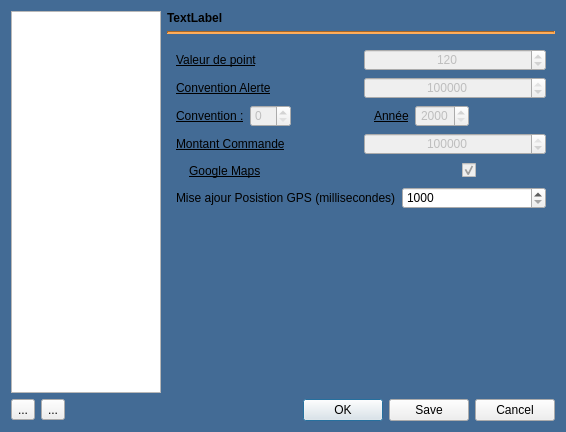
<?xml version="1.0" encoding="UTF-8"?>
<ui version="4.0">
 <class>configDialog</class>
 <widget class="QDialog" name="configDialog">
  <property name="geometry">
   <rect>
    <x>0</x>
    <y>0</y>
    <width>566</width>
    <height>432</height>
   </rect>
  </property>
  <property name="windowTitle">
   <string>Dialog</string>
  </property>
  <property name="styleSheet">
   <string notr="true">QDialog{background-color: rgb(67, 107, 149);}</string>
  </property>
  <layout class="QVBoxLayout" name="verticalLayout">
   <item>
    <layout class="QHBoxLayout" name="horizontalLayout">
     <item>
      <widget class="QListView" name="listView">
       <property name="sizePolicy">
        <sizepolicy hsizetype="Fixed" vsizetype="Expanding">
         <horstretch>0</horstretch>
         <verstretch>0</verstretch>
        </sizepolicy>
       </property>
       <property name="maximumSize">
        <size>
         <width>150</width>
         <height>16777215</height>
        </size>
       </property>
       <property name="editTriggers">
        <set>QAbstractItemView::NoEditTriggers</set>
       </property>
      </widget>
     </item>
     <item>
      <layout class="QVBoxLayout" name="verticalLayout_3">
       <item>
        <widget class="QLabel" name="label">
         <property name="sizePolicy">
          <sizepolicy hsizetype="Preferred" vsizetype="Fixed">
           <horstretch>0</horstretch>
           <verstretch>0</verstretch>
          </sizepolicy>
         </property>
         <property name="font">
          <font>
           <weight>75</weight>
           <bold>true</bold>
          </font>
         </property>
         <property name="text">
          <string>TextLabel</string>
         </property>
        </widget>
       </item>
       <item>
        <widget class="Line" name="line">
         <property name="styleSheet">
          <string notr="true">QWidget#line{
    background-color: rgb(255, 153, 51);
}</string>
         </property>
         <property name="frameShadow">
          <enum>QFrame::Sunken</enum>
         </property>
         <property name="lineWidth">
          <number>2</number>
         </property>
         <property name="orientation">
          <enum>Qt::Horizontal</enum>
         </property>
        </widget>
       </item>
       <item>
        <widget class="QStackedWidget" name="stackedWidget">
         <property name="styleSheet">
          <string notr="true">QStackedWidget{background-color: rgb(67, 107, 149);}</string>
         </property>
         <property name="currentIndex">
          <number>1</number>
         </property>
         <widget class="QWidget" name="General">
          <layout class="QVBoxLayout" name="verticalLayout_2">
           <item>
            <widget class="QLabel" name="label_10">
             <property name="text">
              <string>Travail de nuit</string>
             </property>
            </widget>
           </item>
           <item>
            <layout class="QHBoxLayout" name="horizontalLayout_9">
             <item>
              <spacer name="horizontalSpacer_4">
               <property name="orientation">
                <enum>Qt::Horizontal</enum>
               </property>
               <property name="sizeHint" stdset="0">
                <size>
                 <width>40</width>
                 <height>20</height>
                </size>
               </property>
              </spacer>
             </item>
             <item>
              <widget class="QLabel" name="label_12">
               <property name="text">
                <string>Début :</string>
               </property>
               <property name="alignment">
                <set>Qt::AlignRight|Qt::AlignTrailing|Qt::AlignVCenter</set>
               </property>
              </widget>
             </item>
             <item>
              <widget class="QTimeEdit" name="timeEdit_2">
               <property name="enabled">
                <bool>false</bool>
               </property>
               <property name="alignment">
                <set>Qt::AlignCenter</set>
               </property>
               <property name="buttonSymbols">
                <enum>QAbstractSpinBox::PlusMinus</enum>
               </property>
               <property name="accelerated">
                <bool>true</bool>
               </property>
               <property name="displayFormat">
                <string>h:mm</string>
               </property>
              </widget>
             </item>
             <item>
              <widget class="QLabel" name="label_11">
               <property name="text">
                <string>Fin :</string>
               </property>
               <property name="alignment">
                <set>Qt::AlignRight|Qt::AlignTrailing|Qt::AlignVCenter</set>
               </property>
              </widget>
             </item>
             <item>
              <widget class="QTimeEdit" name="timeEdit">
               <property name="enabled">
                <bool>false</bool>
               </property>
               <property name="alignment">
                <set>Qt::AlignCenter</set>
               </property>
               <property name="buttonSymbols">
                <enum>QAbstractSpinBox::PlusMinus</enum>
               </property>
               <property name="accelerated">
                <bool>true</bool>
               </property>
               <property name="displayFormat">
                <string>h:mm</string>
               </property>
              </widget>
             </item>
             <item>
              <spacer name="horizontalSpacer_3">
               <property name="orientation">
                <enum>Qt::Horizontal</enum>
               </property>
               <property name="sizeHint" stdset="0">
                <size>
                 <width>40</width>
                 <height>20</height>
                </size>
               </property>
              </spacer>
             </item>
            </layout>
           </item>
           <item>
            <widget class="QLabel" name="label_7">
             <property name="text">
              <string>Jours Feriers</string>
             </property>
            </widget>
           </item>
           <item>
            <layout class="QVBoxLayout" name="verticalLayout_7">
             <item>
              <layout class="QHBoxLayout" name="horizontalLayout_8">
               <item>
                <widget class="QDateEdit" name="dateEdit">
                 <property name="enabled">
                  <bool>false</bool>
                 </property>
                 <property name="alignment">
                  <set>Qt::AlignCenter</set>
                 </property>
                 <property name="displayFormat">
                  <string>dd/MM/yyyy</string>
                 </property>
                 <property name="calendarPopup">
                  <bool>true</bool>
                 </property>
                </widget>
               </item>
               <item>
                <widget class="QToolButton" name="toolButton_4">
                 <property name="enabled">
                  <bool>false</bool>
                 </property>
                 <property name="text">
                  <string>...</string>
                 </property>
                 <property name="icon">
                  <iconset resource="resources.qrc">
                   <normaloff>:/files/images/add.png</normaloff>:/files/images/add.png</iconset>
                 </property>
                </widget>
               </item>
               <item>
                <widget class="QToolButton" name="toolButton_5">
                 <property name="enabled">
                  <bool>false</bool>
                 </property>
                 <property name="text">
                  <string>...</string>
                 </property>
                 <property name="icon">
                  <iconset resource="resources.qrc">
                   <normaloff>:/files/images/minus.png</normaloff>:/files/images/minus.png</iconset>
                 </property>
                </widget>
               </item>
              </layout>
             </item>
             <item>
              <spacer name="verticalSpacer_2">
               <property name="orientation">
                <enum>Qt::Vertical</enum>
               </property>
               <property name="sizeHint" stdset="0">
                <size>
                 <width>20</width>
                 <height>40</height>
                </size>
               </property>
              </spacer>
             </item>
            </layout>
           </item>
           <item>
            <widget class="QListView" name="listView_2">
             <property name="editTriggers">
              <set>QAbstractItemView::NoEditTriggers</set>
             </property>
             <property name="alternatingRowColors">
              <bool>true</bool>
             </property>
             <property name="selectionBehavior">
              <enum>QAbstractItemView::SelectRows</enum>
             </property>
            </widget>
           </item>
          </layout>
         </widget>
         <widget class="QWidget" name="Incident">
          <layout class="QVBoxLayout" name="verticalLayout_4">
           <item>
            <layout class="QHBoxLayout" name="horizontalLayout_2">
             <property name="sizeConstraint">
              <enum>QLayout::SetFixedSize</enum>
             </property>
             <item>
              <widget class="QLabel" name="label_2">
               <property name="sizePolicy">
                <sizepolicy hsizetype="Preferred" vsizetype="Fixed">
                 <horstretch>0</horstretch>
                 <verstretch>0</verstretch>
                </sizepolicy>
               </property>
               <property name="font">
                <font>
                 <pointsize>9</pointsize>
                 <underline>true</underline>
                </font>
               </property>
               <property name="text">
                <string>Valeur de point</string>
               </property>
              </widget>
             </item>
             <item>
              <widget class="QSpinBox" name="spinBox">
               <property name="enabled">
                <bool>false</bool>
               </property>
               <property name="alignment">
                <set>Qt::AlignCenter</set>
               </property>
               <property name="accelerated">
                <bool>true</bool>
               </property>
               <property name="maximum">
                <number>9999</number>
               </property>
               <property name="singleStep">
                <number>1</number>
               </property>
               <property name="value">
                <number>120</number>
               </property>
              </widget>
             </item>
            </layout>
           </item>
           <item>
            <layout class="QHBoxLayout" name="horizontalLayout_5">
             <item>
              <widget class="QLabel" name="label_4">
               <property name="font">
                <font>
                 <pointsize>9</pointsize>
                 <underline>true</underline>
                </font>
               </property>
               <property name="text">
                <string>Convention Alerte</string>
               </property>
              </widget>
             </item>
             <item>
              <widget class="QSpinBox" name="spinBox_2">
               <property name="enabled">
                <bool>false</bool>
               </property>
               <property name="alignment">
                <set>Qt::AlignCenter</set>
               </property>
               <property name="accelerated">
                <bool>true</bool>
               </property>
               <property name="maximum">
                <number>99999999</number>
               </property>
               <property name="value">
                <number>6000000</number>
               </property>
              </widget>
             </item>
            </layout>
           </item>
           <item>
            <layout class="QHBoxLayout" name="horizontalLayout_6">
             <item>
              <widget class="QLabel" name="label_13">
               <property name="font">
                <font>
                 <pointsize>9</pointsize>
                 <underline>true</underline>
                </font>
               </property>
               <property name="text">
                <string>Convention :</string>
               </property>
              </widget>
             </item>
             <item>
              <widget class="QSpinBox" name="spinBox_5">
               <property name="enabled">
                <bool>false</bool>
               </property>
               <property name="accelerated">
                <bool>true</bool>
               </property>
              </widget>
             </item>
             <item>
              <spacer name="horizontalSpacer_5">
               <property name="orientation">
                <enum>Qt::Horizontal</enum>
               </property>
               <property name="sizeHint" stdset="0">
                <size>
                 <width>40</width>
                 <height>20</height>
                </size>
               </property>
              </spacer>
             </item>
             <item>
              <widget class="QLabel" name="label_5">
               <property name="font">
                <font>
                 <pointsize>9</pointsize>
                 <underline>true</underline>
                </font>
               </property>
               <property name="text">
                <string>Année</string>
               </property>
              </widget>
             </item>
             <item>
              <widget class="QSpinBox" name="spinBox_3">
               <property name="enabled">
                <bool>false</bool>
               </property>
               <property name="alignment">
                <set>Qt::AlignCenter</set>
               </property>
               <property name="accelerated">
                <bool>true</bool>
               </property>
               <property name="minimum">
                <number>2000</number>
               </property>
               <property name="maximum">
                <number>2100</number>
               </property>
              </widget>
             </item>
             <item>
              <spacer name="horizontalSpacer_6">
               <property name="orientation">
                <enum>Qt::Horizontal</enum>
               </property>
               <property name="sizeHint" stdset="0">
                <size>
                 <width>40</width>
                 <height>20</height>
                </size>
               </property>
              </spacer>
             </item>
            </layout>
           </item>
           <item>
            <layout class="QHBoxLayout" name="horizontalLayout_7">
             <item>
              <widget class="QLabel" name="label_6">
               <property name="font">
                <font>
                 <pointsize>9</pointsize>
                 <underline>true</underline>
                </font>
               </property>
               <property name="text">
                <string>Montant Commande</string>
               </property>
              </widget>
             </item>
             <item>
              <widget class="QSpinBox" name="spinBox_4">
               <property name="enabled">
                <bool>false</bool>
               </property>
               <property name="alignment">
                <set>Qt::AlignCenter</set>
               </property>
               <property name="accelerated">
                <bool>true</bool>
               </property>
               <property name="maximum">
                <number>999999999</number>
               </property>
               <property name="value">
                <number>8000000</number>
               </property>
              </widget>
             </item>
            </layout>
           </item>
           <item>
            <layout class="QHBoxLayout" name="horizontalLayout_4">
             <item>
              <widget class="QLabel" name="label_9">
               <property name="maximumSize">
                <size>
                 <width>29</width>
                 <height>29</height>
                </size>
               </property>
               <property name="text">
                <string/>
               </property>
               <property name="pixmap">
                <pixmap resource="resources.qrc">:/files/images/maps.png</pixmap>
               </property>
               <property name="scaledContents">
                <bool>true</bool>
               </property>
               <property name="alignment">
                <set>Qt::AlignCenter</set>
               </property>
              </widget>
             </item>
             <item>
              <widget class="QLabel" name="label_8">
               <property name="font">
                <font>
                 <pointsize>9</pointsize>
                 <underline>true</underline>
                </font>
               </property>
               <property name="text">
                <string>Google Maps</string>
               </property>
              </widget>
             </item>
             <item>
              <spacer name="horizontalSpacer">
               <property name="orientation">
                <enum>Qt::Horizontal</enum>
               </property>
               <property name="sizeHint" stdset="0">
                <size>
                 <width>40</width>
                 <height>20</height>
                </size>
               </property>
              </spacer>
             </item>
             <item>
              <widget class="QCheckBox" name="checkBox">
               <property name="enabled">
                <bool>false</bool>
               </property>
               <property name="layoutDirection">
                <enum>Qt::LeftToRight</enum>
               </property>
               <property name="text">
                <string/>
               </property>
               <property name="iconSize">
                <size>
                 <width>20</width>
                 <height>30</height>
                </size>
               </property>
               <property name="checked">
                <bool>true</bool>
               </property>
              </widget>
             </item>
             <item>
              <spacer name="horizontalSpacer_2">
               <property name="orientation">
                <enum>Qt::Horizontal</enum>
               </property>
               <property name="sizeType">
                <enum>QSizePolicy::Minimum</enum>
               </property>
               <property name="sizeHint" stdset="0">
                <size>
                 <width>70</width>
                 <height>20</height>
                </size>
               </property>
              </spacer>
             </item>
            </layout>
           </item>
           <item>
            <layout class="QHBoxLayout" name="horizontalLayout_16">
             <item>
              <widget class="QLabel" name="label_23">
               <property name="text">
                <string>Mise ajour Posistion GPS (millisecondes)</string>
               </property>
              </widget>
             </item>
             <item>
              <widget class="QSpinBox" name="spinBox_6">
               <property name="minimum">
                <number>1000</number>
               </property>
               <property name="maximum">
                <number>9999999</number>
               </property>
               <property name="singleStep">
                <number>5</number>
               </property>
              </widget>
             </item>
            </layout>
           </item>
           <item>
            <spacer name="verticalSpacer">
             <property name="orientation">
              <enum>Qt::Vertical</enum>
             </property>
             <property name="sizeHint" stdset="0">
              <size>
               <width>20</width>
               <height>40</height>
              </size>
             </property>
            </spacer>
           </item>
          </layout>
         </widget>
         <widget class="QWidget" name="Travaux_Neufs"/>
         <widget class="QWidget" name="page">
          <layout class="QVBoxLayout" name="verticalLayout_5">
           <item>
            <layout class="QHBoxLayout" name="horizontalLayout_10">
             <item>
              <widget class="QLineEdit" name="lineEdit_7">
               <property name="enabled">
                <bool>false</bool>
               </property>
               <property name="toolTip">
                <string>Dossier photos personnels</string>
               </property>
              </widget>
             </item>
             <item>
              <widget class="QToolButton" name="toolButton_6">
               <property name="enabled">
                <bool>false</bool>
               </property>
               <property name="toolTip">
                <string>Choisir dossier</string>
               </property>
               <property name="text">
                <string>...</string>
               </property>
               <property name="icon">
                <iconset resource="resources.qrc">
                 <normaloff>:/files/images/dummy_person.png</normaloff>:/files/images/dummy_person.png</iconset>
               </property>
              </widget>
             </item>
            </layout>
           </item>
           <item>
            <layout class="QHBoxLayout" name="horizontalLayout_11">
             <item>
              <widget class="QToolButton" name="toolButton_3">
               <property name="enabled">
                <bool>false</bool>
               </property>
               <property name="toolTip">
                <string>Ajouter</string>
               </property>
               <property name="text">
                <string>...</string>
               </property>
               <property name="icon">
                <iconset resource="resources.qrc">
                 <normaloff>:/files/images/add.png</normaloff>:/files/images/add.png</iconset>
               </property>
              </widget>
             </item>
             <item>
              <widget class="QToolButton" name="toolButton_7">
               <property name="enabled">
                <bool>false</bool>
               </property>
               <property name="toolTip">
                <string>Supprimer</string>
               </property>
               <property name="text">
                <string>...</string>
               </property>
               <property name="icon">
                <iconset resource="resources.qrc">
                 <normaloff>:/files/images/minus.png</normaloff>:/files/images/minus.png</iconset>
               </property>
              </widget>
             </item>
             <item>
              <spacer name="horizontalSpacer_7">
               <property name="orientation">
                <enum>Qt::Horizontal</enum>
               </property>
               <property name="sizeHint" stdset="0">
                <size>
                 <width>40</width>
                 <height>20</height>
                </size>
               </property>
              </spacer>
             </item>
            </layout>
           </item>
           <item>
            <widget class="QTableView" name="tableView">
             <property name="selectionMode">
              <enum>QAbstractItemView::SingleSelection</enum>
             </property>
             <property name="selectionBehavior">
              <enum>QAbstractItemView::SelectRows</enum>
             </property>
            </widget>
           </item>
          </layout>
         </widget>
         <widget class="QWidget" name="page_2">
          <layout class="QVBoxLayout" name="verticalLayout_6">
           <item>
            <widget class="QLabel" name="label_14">
             <property name="text">
              <string>Nom</string>
             </property>
            </widget>
           </item>
           <item>
            <widget class="QLineEdit" name="lineEdit">
             <property name="enabled">
              <bool>false</bool>
             </property>
            </widget>
           </item>
           <item>
            <widget class="QLabel" name="label_19">
             <property name="text">
              <string>Logo</string>
             </property>
            </widget>
           </item>
           <item>
            <layout class="QHBoxLayout" name="horizontalLayout_12">
             <item>
              <widget class="QLineEdit" name="lineEdit_6">
               <property name="enabled">
                <bool>false</bool>
               </property>
              </widget>
             </item>
             <item>
              <widget class="QToolButton" name="toolButton_8">
               <property name="enabled">
                <bool>false</bool>
               </property>
               <property name="toolTip">
                <string>Choisir image</string>
               </property>
               <property name="text">
                <string>...</string>
               </property>
              </widget>
             </item>
            </layout>
           </item>
           <item>
            <widget class="QLabel" name="label_15">
             <property name="text">
              <string>Immatriculation fiscale</string>
             </property>
            </widget>
           </item>
           <item>
            <widget class="QLineEdit" name="lineEdit_2">
             <property name="enabled">
              <bool>false</bool>
             </property>
            </widget>
           </item>
           <item>
            <widget class="QLabel" name="label_16">
             <property name="text">
              <string>Article d'imposition</string>
             </property>
            </widget>
           </item>
           <item>
            <widget class="QLineEdit" name="lineEdit_3">
             <property name="enabled">
              <bool>false</bool>
             </property>
            </widget>
           </item>
           <item>
            <widget class="QLabel" name="label_17">
             <property name="text">
              <string>Registre de commerce</string>
             </property>
            </widget>
           </item>
           <item>
            <widget class="QLineEdit" name="lineEdit_4">
             <property name="enabled">
              <bool>false</bool>
             </property>
            </widget>
           </item>
           <item>
            <widget class="QLabel" name="label_18">
             <property name="text">
              <string>Relevé d'identité bancaire</string>
             </property>
            </widget>
           </item>
           <item>
            <widget class="QLineEdit" name="lineEdit_5">
             <property name="enabled">
              <bool>false</bool>
             </property>
            </widget>
           </item>
           <item>
            <spacer name="verticalSpacer_3">
             <property name="orientation">
              <enum>Qt::Vertical</enum>
             </property>
             <property name="sizeHint" stdset="0">
              <size>
               <width>20</width>
               <height>40</height>
              </size>
             </property>
            </spacer>
           </item>
          </layout>
         </widget>
         <widget class="QWidget" name="page_3">
          <layout class="QVBoxLayout" name="verticalLayout_8">
           <item>
            <widget class="QLabel" name="label_20">
             <property name="text">
              <string>Ajouter le numéro de série de l'appreil associé au véhicule :</string>
             </property>
            </widget>
           </item>
           <item>
            <layout class="QHBoxLayout" name="horizontalLayout_13">
             <item>
              <widget class="QLineEdit" name="lineEdit_8">
               <property name="enabled">
                <bool>false</bool>
               </property>
              </widget>
             </item>
             <item>
              <widget class="QToolButton" name="toolButton_10">
               <property name="enabled">
                <bool>false</bool>
               </property>
               <property name="text">
                <string>...</string>
               </property>
               <property name="icon">
                <iconset resource="resources.qrc">
                 <normaloff>:/files/images/add.png</normaloff>:/files/images/add.png</iconset>
               </property>
              </widget>
             </item>
             <item>
              <widget class="QToolButton" name="toolButton_9">
               <property name="enabled">
                <bool>false</bool>
               </property>
               <property name="text">
                <string>...</string>
               </property>
               <property name="icon">
                <iconset resource="resources.qrc">
                 <normaloff>:/files/images/minus.png</normaloff>:/files/images/minus.png</iconset>
               </property>
              </widget>
             </item>
            </layout>
           </item>
           <item>
            <widget class="QListView" name="listView_3"/>
           </item>
          </layout>
         </widget>
         <widget class="QWidget" name="page_4">
          <layout class="QVBoxLayout" name="verticalLayout_9">
           <item>
            <layout class="QHBoxLayout" name="horizontalLayout_14">
             <item>
              <widget class="QLabel" name="label_pv_entretien">
               <property name="sizePolicy">
                <sizepolicy hsizetype="Preferred" vsizetype="Fixed">
                 <horstretch>0</horstretch>
                 <verstretch>0</verstretch>
                </sizepolicy>
               </property>
               <property name="font">
                <font>
                 <pointsize>9</pointsize>
                 <underline>true</underline>
                </font>
               </property>
               <property name="text">
                <string>Valeur de point</string>
               </property>
              </widget>
             </item>
             <item>
              <widget class="QSpinBox" name="spinBox_pv_entretien">
               <property name="enabled">
                <bool>false</bool>
               </property>
               <property name="alignment">
                <set>Qt::AlignCenter</set>
               </property>
               <property name="accelerated">
                <bool>true</bool>
               </property>
               <property name="maximum">
                <number>9999</number>
               </property>
               <property name="singleStep">
                <number>1</number>
               </property>
               <property name="value">
                <number>120</number>
               </property>
              </widget>
             </item>
            </layout>
           </item>
           <item>
            <layout class="QHBoxLayout" name="horizontalLayout_15">
             <item>
              <widget class="QLabel" name="label_21">
               <property name="font">
                <font>
                 <pointsize>9</pointsize>
                 <underline>true</underline>
                </font>
               </property>
               <property name="text">
                <string>Convention :</string>
               </property>
              </widget>
             </item>
             <item>
              <widget class="QSpinBox" name="spinBox_entretien_cv">
               <property name="enabled">
                <bool>false</bool>
               </property>
               <property name="accelerated">
                <bool>true</bool>
               </property>
              </widget>
             </item>
             <item>
              <spacer name="horizontalSpacer_8">
               <property name="orientation">
                <enum>Qt::Horizontal</enum>
               </property>
               <property name="sizeHint" stdset="0">
                <size>
                 <width>40</width>
                 <height>20</height>
                </size>
               </property>
              </spacer>
             </item>
             <item>
              <widget class="QLabel" name="label_22">
               <property name="font">
                <font>
                 <pointsize>9</pointsize>
                 <underline>true</underline>
                </font>
               </property>
               <property name="text">
                <string>Année</string>
               </property>
              </widget>
             </item>
             <item>
              <widget class="QSpinBox" name="spinBox_entretien_cv_year">
               <property name="enabled">
                <bool>false</bool>
               </property>
               <property name="alignment">
                <set>Qt::AlignCenter</set>
               </property>
               <property name="accelerated">
                <bool>true</bool>
               </property>
               <property name="minimum">
                <number>2000</number>
               </property>
               <property name="maximum">
                <number>2100</number>
               </property>
              </widget>
             </item>
             <item>
              <spacer name="horizontalSpacer_9">
               <property name="orientation">
                <enum>Qt::Horizontal</enum>
               </property>
               <property name="sizeHint" stdset="0">
                <size>
                 <width>40</width>
                 <height>20</height>
                </size>
               </property>
              </spacer>
             </item>
            </layout>
           </item>
           <item>
            <spacer name="verticalSpacer_4">
             <property name="orientation">
              <enum>Qt::Vertical</enum>
             </property>
             <property name="sizeHint" stdset="0">
              <size>
               <width>20</width>
               <height>40</height>
              </size>
             </property>
            </spacer>
           </item>
          </layout>
         </widget>
        </widget>
       </item>
      </layout>
     </item>
    </layout>
   </item>
   <item>
    <layout class="QHBoxLayout" name="horizontalLayout_3">
     <item>
      <widget class="QToolButton" name="toolButton">
       <property name="text">
        <string>...</string>
       </property>
       <property name="icon">
        <iconset resource="resources.qrc">
         <normaloff>:/files/images/closed_slot.png</normaloff>:/files/images/closed_slot.png</iconset>
       </property>
      </widget>
     </item>
     <item>
      <widget class="QToolButton" name="toolButton_2">
       <property name="text">
        <string>...</string>
       </property>
       <property name="icon">
        <iconset resource="resources.qrc">
         <normaloff>:/files/images/help.png</normaloff>:/files/images/help.png</iconset>
       </property>
      </widget>
     </item>
     <item>
      <widget class="QLabel" name="label_3">
       <property name="text">
        <string/>
       </property>
      </widget>
     </item>
     <item>
      <widget class="QDialogButtonBox" name="buttonBox">
       <property name="orientation">
        <enum>Qt::Horizontal</enum>
       </property>
       <property name="standardButtons">
        <set>QDialogButtonBox::Cancel|QDialogButtonBox::Ok|QDialogButtonBox::Save</set>
       </property>
       <property name="centerButtons">
        <bool>false</bool>
       </property>
      </widget>
     </item>
    </layout>
   </item>
  </layout>
 </widget>
 <resources>
  <include location="resources.qrc"/>
 </resources>
 <connections>
  <connection>
   <sender>buttonBox</sender>
   <signal>accepted()</signal>
   <receiver>configDialog</receiver>
   <slot>accept()</slot>
   <hints>
    <hint type="sourcelabel">
     <x>248</x>
     <y>254</y>
    </hint>
    <hint type="destinationlabel">
     <x>157</x>
     <y>274</y>
    </hint>
   </hints>
  </connection>
  <connection>
   <sender>buttonBox</sender>
   <signal>rejected()</signal>
   <receiver>configDialog</receiver>
   <slot>reject()</slot>
   <hints>
    <hint type="sourcelabel">
     <x>316</x>
     <y>260</y>
    </hint>
    <hint type="destinationlabel">
     <x>286</x>
     <y>274</y>
    </hint>
   </hints>
  </connection>
  <connection>
   <sender>toolButton_3</sender>
   <signal>clicked()</signal>
   <receiver>tableView</receiver>
   <slot>scrollToBottom()</slot>
   <hints>
    <hint type="sourcelabel">
     <x>194</x>
     <y>67</y>
    </hint>
    <hint type="destinationlabel">
     <x>361</x>
     <y>202</y>
    </hint>
   </hints>
  </connection>
 </connections>
</ui>
